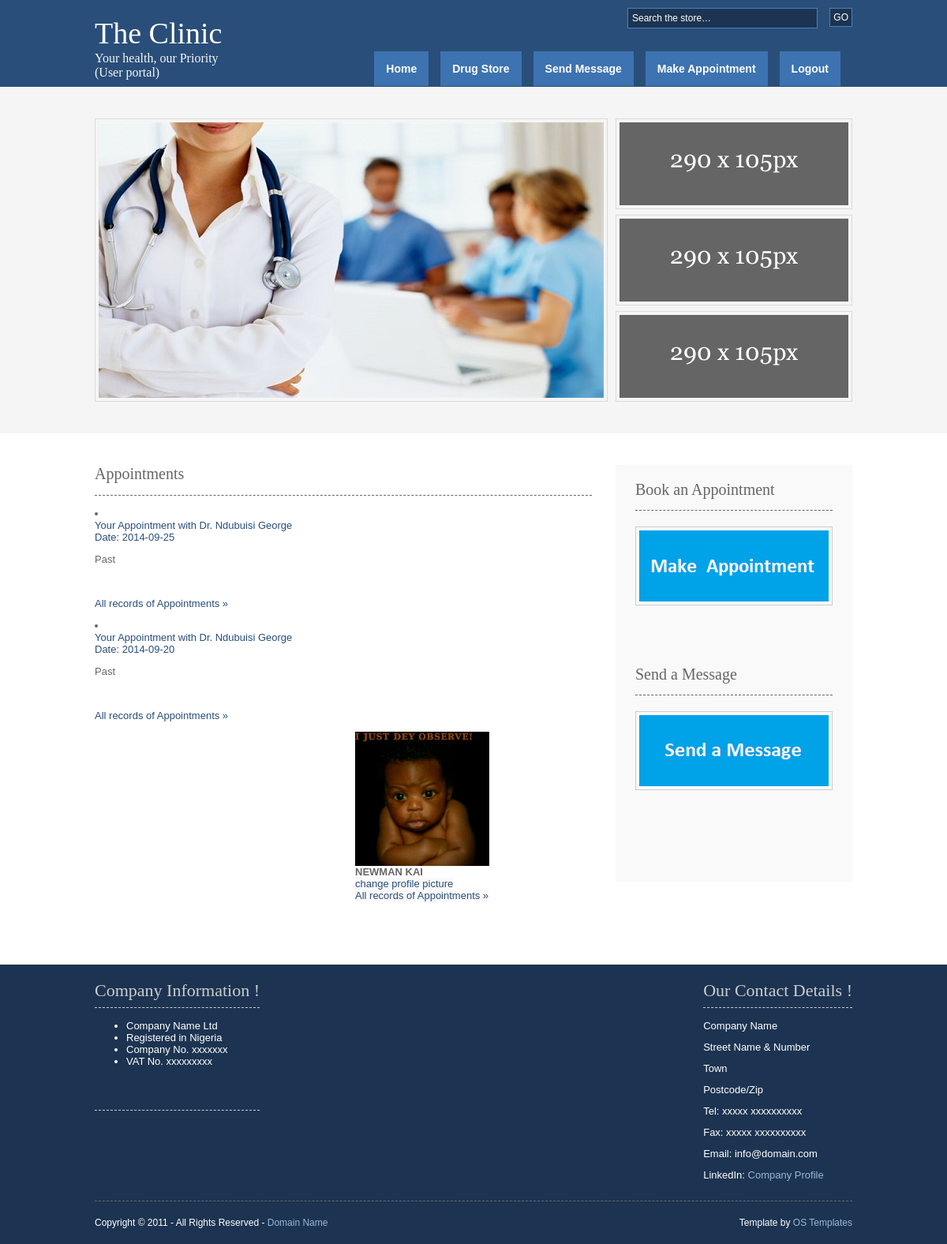
Page /Enter/user/index.php (signed in) on the committed database.
### tables this page shows
CREATE TABLE IF NOT EXISTS `appointment` (
  `id` int(9) NOT NULL AUTO_INCREMENT,
  `doctorId` int(9) NOT NULL,
  `userID` int(9) NOT NULL,
  `appointmentdate` date NOT NULL,
  KEY `doctorId` (`doctorId`),
  KEY `userID` (`userID`),
  KEY `id` (`id`)
);

CREATE TABLE IF NOT EXISTS `doctor` (
  `id` int(9) NOT NULL AUTO_INCREMENT,
  `fname` varchar(20) NOT NULL,
  `lname` varchar(20) NOT NULL,
  `email` varchar(100) NOT NULL,
  `phone` varchar(40) NOT NULL,
  `password` varchar(20) NOT NULL,
  `gender` varchar(9) NOT NULL,
  `verified` varchar(9) NOT NULL,
  `released` varchar(9) NOT NULL,
  `userName` varchar(20) NOT NULL,
  `speciality` int(11) NOT NULL DEFAULT '7',
  `profilepic` varchar(200) NOT NULL DEFAULT 'doctor\\images\\boss.jpg',
  PRIMARY KEY (`id`),
  UNIQUE KEY `email` (`email`,`phone`),
  KEY `speciality` (`speciality`)
);

CREATE TABLE IF NOT EXISTS `users` (
  `id` int(9) NOT NULL AUTO_INCREMENT,
  `fname` varchar(20) NOT NULL,
  `lname` varchar(20) NOT NULL,
  `email` varchar(100) NOT NULL,
  `password` varchar(20) NOT NULL,
  `phone` varchar(40) NOT NULL,
  `gender` varchar(9) NOT NULL,
  `userName` varchar(20) NOT NULL,
  `profilepic` varchar(500) NOT NULL DEFAULT 'user/images/boss.jpg',
  `released` varchar(10) NOT NULL DEFAULT 'false',
  PRIMARY KEY (`id`),
  UNIQUE KEY `email` (`email`,`phone`)
);

### Enter/user/library.php (called while the page is built, shortened)
<?php
 class DataBase{
  public $connect,$to_be_escaped;
 function dbconnect(){
	$this->connect = new mysqli($this::dbhostname,$this::dbusername,$this::dbpassword,$this::dbname);
 }
 public function select_from_db($query){
	 $this->query =$query ;
	$data = array();
	 $rs = $this->connect->query($this->query);
	if ($rs === false){
	trigger_error(''.$this->connect->error, E_USER_ERROR);
	} else{
		$numrows = $rs->num_rows;
		for($i=0; $i<$numrows; $i++){
			 $data[] = $rs->fetch_assoc();
		}
		return $numrows_and_data = array($numrows,$data);
	}
 }
function getDocname($id){
	$str = "SELECT  `fname` ,  `lname`
				FROM  `doctor`
				WHERE  `id` = '$id'";
		$ntrue = $this->select_from_db($str);
		$ntrueval = $ntrue[1];
		foreach($ntrueval as $val){
			$firstname = $val['fname'];
			$lstname = $val['lname'];
		}
			return $firstname." ".$lstname;
			}
}
?>

### Enter/user/index.php (the view, shortened to what this page needs)
<?php
	include 'config.php';
if(((isset($_SESSION['isLoged']))&&(!empty($_SESSION['isLoged']))) && ((isset($_SESSION['id']))&&(!empty($_SESSION['id'])))
&& ((isset($_SESSION['AccType']))&&(($_SESSION['AccType']) == "user"))
				){
			$user_id = $_SESSION['id'] ;
?>
<!DOCTYPE html PUBLIC "-//W3C//DTD XHTML 1.0 Transitional//EN" "http://www.w3.org/TR/xhtml1/DTD/xhtml1-transitional.dtd">
<html xmlns="http://www.w3.org/1999/xhtml" xml:lang="EN" lang="EN" dir="ltr">
<head profile="http://gmpg.org/xfn/11">
<link rel="stylesheet" href="styles/layout.css" type="text/css" />
</head>
<body id="top">
<?php
include "header_user.php";
?>
<div class="wrapper col2">
  <div id="gallery">
    <ul>
      <li class="placeholder" style="background-image:url(images/demo/gallery_default.jpg);">Image Holder</li>
      <li><a class="swap" style="background-image:url(images/demo/290x105.gif);" href="#gallery"><strong>Services</strong><span><img src="images/demo/gallery_1.jpg" alt="" /></span></a></li>
      <li><a class="swap" style="background-image:url(images/demo/290x105.gif);" href="#gallery"><strong>Products</strong><span><img src="images/demo/gallery_2.jpg" alt="" /></span></a></li>
      <li class="last"><a class="swap" style="background-image:url(images/demo/290x105.gif);" href="#gallery"><strong>Company</strong><span><img src="images/demo/gallery_3.jpg" alt="" /></span></a></li>
    </ul>
  </div>
</div>
<div class="wrapper col4">
  <div id="container">
    <div id="content">
      <h1>Appointments</h1>
		<?php
			require_once("library.php");
$dobbyg = new DataBase();
$dobbyg->dbconnect();
$strin2getAppointments = "SELECT    `doctorId` ,  `appointmentdate`
FROM  `appointment`
WHERE  `userID` = '$user_id'
ORDER BY  `appointment`.`appointmentdate` DESC
Limit 0,2 ";
$messUsers = $dobbyg->select_from_db("$strin2getAppointments");
$themess = $messUsers[1];
foreach ($themess as $mes){
			$name = $dobbyg->getDocname($mes['doctorId']);
			$dd = $mes['appointmentdate'];
	echo " <li class=\"comment_even\">
            <div class=\"author\"><span class=\"name\"><a href=\"#\">Your Appointment with Dr. $name</a></span> </div>
            <div class=\"submitdate\"><a href=\"#\"> Date: $dd</a></div>";
			if(date("Y-m-d") > $dd ){
			echo " <p color =\"red\"> Past</p>";
		  }else{
		  echo" <p color =\"green\"> Future</p>";
		  }
         echo "
			<br/><p class=\"readmore\"><a href=\"appointment.php\">All records of Appointments &raquo;</a></p>
		 </li>";
}
		?>
	 <div  >
	   <?php
	 include "rightcol.php";
	 ?>
	 </div>
	</div>
    <div id="column">
      <div id="featured">
        <ul>
          <li>
            <h2>Book an Appointment</h2>
            <p class="imgholder"><a href="makeappointment.php"><img src="images/demo/appoint.png" alt="" /></a></p>
            <p>&nbsp;</p>
          </li>
		   <li>
            <h2>Send a Message</h2>
            <p class="imgholder"><a href="sendmessage.php"><img src="images/demo/message.png" alt="" /></a></p>
            <p>&nbsp;</p>
          </li>
		   <li>
            <p>&nbsp;</p>
          </li>
        </ul>
      </div>
    </div>
  </div>
</div>
<?php
include "footer_user.php";
?>
</body>
</html>
<?php
}else{
	header("Location: $errpage");
	exit();
}
 ?>

### Enter/user/rightcol.php (shortened to what this page needs)
 <div id="column">
		<div id="featured">
		<?php
	  require_once("library.php");
	  $dobby2 = new DataBase();
	  $dobby2->dbconnect();
 $queryforpic = "SELECT UPPER(  `fname` ) AS firstname, UPPER(  `lname` ) AS lastname,`profilepic`
FROM  `users`
WHERE  `id` = $user_id ";
		$run_querynforpic = $dobby2->select_from_db($queryforpic) ;
		$dataset = $run_querynforpic[1];
			if($queryn_numforpic  = 1){
					foreach($dataset as $runAssocnforpic){
						$prfname = $runAssocnforpic['firstname'];
						$prlname = $runAssocnforpic['lastname'];
						$prpic = $runAssocnforpic['profilepic'];
							}
							$fullname = $prfname." ".$prlname ;
							echo	"<div > <img class=\"imageview\"
							src= \"$prpic\" width=\"170\" height=\"170\"  /> <br />
								 <strong>$fullname</strong><br/>
									<a  href=\"changepropic.php\" id =\"buttnav2 \">change profile picture</a>
									</div>";
							}
	  ?>
		<p class="readmore"><a href="appointment.php">All records of Appointments &raquo;</a></p>
		</div>
    </div>

### Enter/user/styles/layout.css (style rules this page uses)
body { margin:0; padding:0; font-size:13px; font-family:verdana, Arial, Helvetica, sans-serif; color:#FFFFFF; background-color:#4F473A; }
img { border:0; padding:0; margin:0; }
a { outline:none; text-decoration:none; }
div.wrapper { display:block; width:100%; margin:0; text-align:left; }
.col2 { color:#666666; background-color:#F5F5F5; }
.col2 a { color:#294E79; background-color:#F5F5F5; }
.col3, .col4 { color:#666666; background-color:#FFFFFF; }
#head, #gallery, #breadcrumb, #container, #footer { position:relative; margin:0 auto 0; display:block; width:960px; }
#container { padding:40px 0; }
#container h1, #container h2, #container h3, #container h4, #container h5, #container h6 { margin:0 0 15px 0; padding:0 0 15px 0; line-height:normal; font-weight:normal; font-size:20px; font-family:Georgia, "Times New Roman", Times, serif; border-bottom:1px dashed #666666; }
#container a { color:#294E79; background-color:#FFFFFF; }
#content { display:block; float:left; width:630px; }
#column { display:block; float:right; width:300px; }
#column .holder, #column #featured { display:block; width:300px; margin-bottom:40px; }
#column #featured a { color:#294E79; background-color:#F9F9F9; }
#column #featured ul, #column #featured h2, #column #featured p { margin:0; padding:0; list-style:none; }
#column #featured li { display:block; width:250px; margin:0; padding:20px 25px; color:#2E271D; background-color:#F9F9F9; }
#column #featured li p { line-height:1.6em; }
#column #featured li p.imgholder { display:block; width:240px; height:90px; margin:20px 0 15px 0; padding:4px; border:1px solid #CCCCCC; }
#column #featured li h2 { margin:0; padding:0 0 14px 0; font-size:20px; font-weight:normal; font-family:Georgia, "Times New Roman", Times, serif; color:#666666; background-color:#F9F9F9; line-height:normal; border-bottom:1px dashed #666666; }

### Enter/user/styles/homepage.css (style rules this page uses)
#gallery { padding:40px 0; }
#gallery h1, #gallery p, #gallery ul, #gallery a { margin:0; padding:0; list-style:none; line-height:normal; }
#gallery li { display:inline; }
#gallery .placeholder { display:block; float:left; width:640px; height:349px; margin:0; padding:4px; color:#666666; background-color:#F5F5F5; border:1px solid #DADADA; text-indent:-9999px; }
#gallery a.swap:link, #gallery a.swap:visited, #gallery a.swap:hover { display:block; float:left; width:290px; height:105px; margin:0 0 7px 10px; padding:4px; color:#666666; background-color:#F5F5F5; border:1px solid #DADADA; cursor:default; }
#gallery li.placeholder, #gallery a.swap { background:4px 4px no-repeat; }
#gallery li.last a.swap { margin-bottom:0; }

### rows in the picture
appointment: doctorId.lname "Ndubuisi George", appointmentdate "2014-09-25", shows "Past"
appointment: name "Ndubuisi George", appointmentdate "2014-09-20", shows "Past"
users: profilepic (picture)

### other values in the picture
$fullname "NEWMAN KAI"
